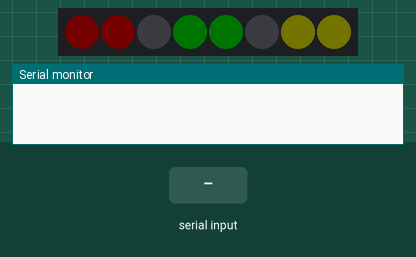
A sketch run on a simulated Arduino Uno, built with avr-gcc and run on an emulated ATmega328P. Parts: 8 RGB LEDs in strip order, left to right, the last lines printed to the serial monitor. Inputs (shaded band) come from the test bench. Dim RGB values are drawn brighter than linear.

Above: at 1.2 s.
1.3 s: "2" received over the second serial link
At 2.5 s:
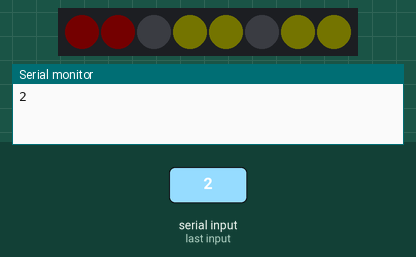
2.8 s: "1" received over the second serial link
At 3.6 s:
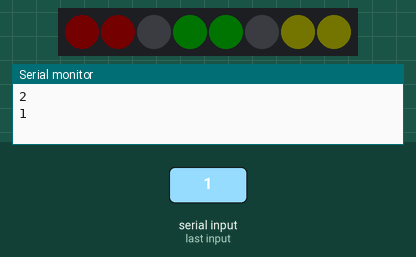
Timing chart, 0 to 5.8 s (numbered marks = the images above; inputs shaded):
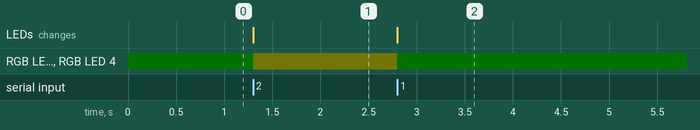

Measured:
- after the input at 1.3 s, RGB LED 3, RGB LED 4: RGB(0, 1, 0) → RGB(1, 1, 0) at once; the LEDs: change at once (image 1)
- after the input at 2.8 s, RGB LED 3, RGB LED 4: RGB(1, 1, 0) → RGB(0, 1, 0) at once; the LEDs: change at once (image 2)

The sketch:

led_strip.ino
```cpp
#include <Adafruit_NeoPixel.h>
#define LED_PIN 6
#define LED_COUNT 8
#include <SoftwareSerial.h>
SoftwareSerial btSerial(2,3);

Adafruit_NeoPixel strip =
Adafruit_NeoPixel(LED_COUNT, LED_PIN, NEO_GRB + NEO_KHZ800);

void easy() {
  strip.setPixelColor(3,0,255,0);
  strip.setPixelColor(4,0,255,0);
}

void normal() {
  strip.setPixelColor(3,255,228,0);
  strip.setPixelColor(4,255,228,0);
}

void busy() {
  strip.setPixelColor(3,255,0,0);
  strip.setPixelColor(4,255,0,0);
}

void setup()
{
  Serial.begin(115200);
  btSerial.begin(9600);

  strip.setBrightness(1);
  strip.begin();
  strip.show();
  strip.setPixelColor(2,0,0,0);
  strip.setPixelColor(5,0,0,0);
  strip.setPixelColor(6,255,228,0);
  strip.setPixelColor(7,255,228,0);
  strip.setPixelColor(3,0,255,0);
  strip.setPixelColor(4,0,255,0);
  strip.setPixelColor(0,255,0,0);
  strip.setPixelColor(1,255,0,0);
}
void loop()
{
 char value=0;
    strip.begin();
    strip.show();

    if(btSerial.available()) {
     value=btSerial.read();
     Serial.println(value);}

     if(value >=48 && value <=49){
        easy();
      }

     else if(value >= 50 && value <=52){
        normal();
    }
     else if(value >= 53 && value <=54) {
        busy();
     }


}
```
